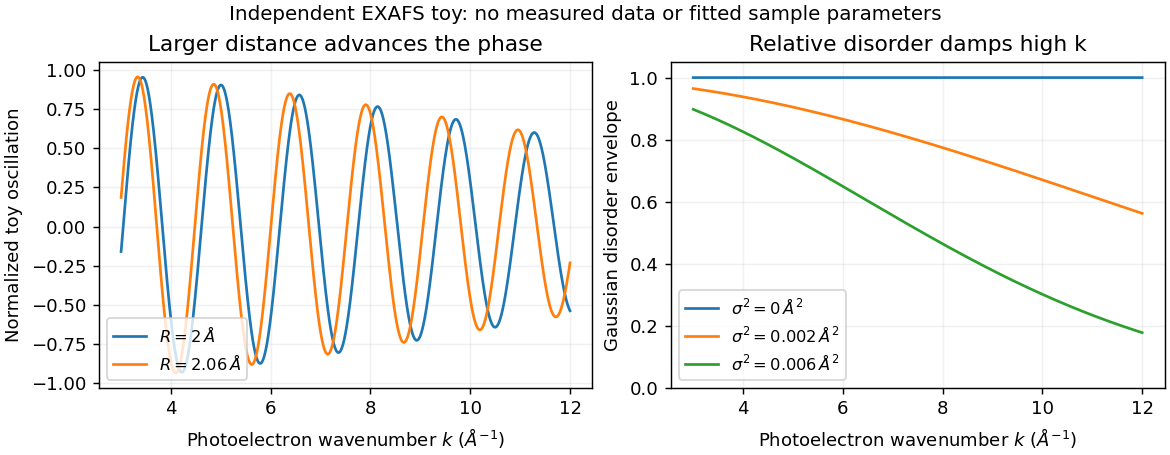

The script that drew this image:
"""Independent single-shell phase and damping toy, not an exam-data fit."""
from pathlib import Path

import matplotlib.pyplot as plt
import numpy as np


def main():
    wavevector = np.linspace(3, 12, 1801)
    fig, axes = plt.subplots(1, 2, figsize=(9, 3.5), layout="constrained")
    for distance, color in [(2.0, "tab:blue"), (2.06, "tab:orange")]:
        signal = np.sin(2*wavevector*distance+.4)*np.exp(-2*.002*wavevector**2)
        axes[0].plot(wavevector, signal, color=color, label=fr"$R={distance:g}\,\AA$")
    axes[0].set(xlabel=r"Photoelectron wavenumber $k$ ($\AA^{-1}$)",
                ylabel="Normalized toy oscillation", title="Larger distance advances the phase")
    axes[0].legend(fontsize=9, loc="lower left")
    for variance in [0, .002, .006]:
        axes[1].plot(wavevector, np.exp(-2*variance*wavevector**2),
                     label=fr"$\sigma^2={variance:g}\,\AA^2$")
    axes[1].set(xlabel=r"Photoelectron wavenumber $k$ ($\AA^{-1}$)",
                ylabel="Gaussian disorder envelope", title="Relative disorder damps high k", ylim=(0, 1.05))
    axes[1].legend(fontsize=9)
    for ax in axes:
        ax.grid(alpha=.18)
    fig.suptitle("Independent EXAFS toy: no measured data or fitted sample parameters", fontsize=11)
    fig.savefig(Path(__file__).with_suffix(".png").name, dpi=130, facecolor="white")
    plt.close(fig)


if __name__ == "__main__":
    main()
